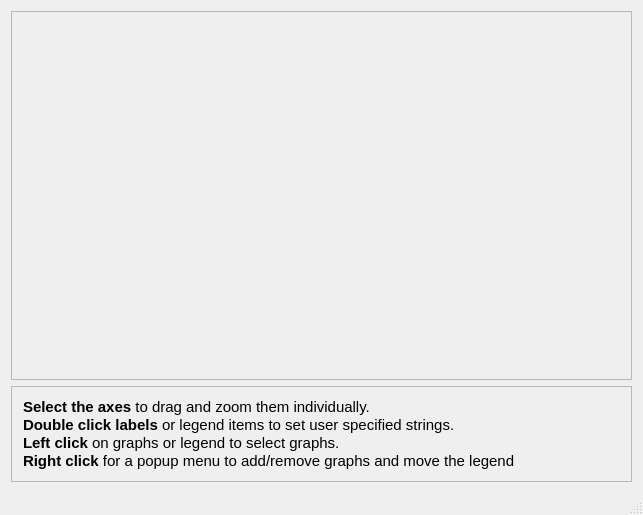
<?xml version="1.0" encoding="UTF-8"?>
<ui version="4.0">
 <class>xesWindow</class>
 <widget class="QMainWindow" name="xesWindow">
  <property name="geometry">
   <rect>
    <x>0</x>
    <y>0</y>
    <width>643</width>
    <height>515</height>
   </rect>
  </property>
  <property name="windowTitle">
   <string>QCustomPlot Interaction Example</string>
  </property>
  <widget class="QWidget" name="centralWidget">
   <layout class="QVBoxLayout" name="verticalLayout">
    <item>
     <widget class="QFrame" name="frame_2">
      <property name="frameShape">
       <enum>QFrame::StyledPanel</enum>
      </property>
      <property name="frameShadow">
       <enum>QFrame::Sunken</enum>
      </property>
      <property name="lineWidth">
       <number>1</number>
      </property>
      <property name="midLineWidth">
       <number>0</number>
      </property>
      <layout class="QVBoxLayout" name="verticalLayout_3">
       <property name="spacing">
        <number>0</number>
       </property>
       <property name="leftMargin">
        <number>0</number>
       </property>
       <property name="topMargin">
        <number>0</number>
       </property>
       <property name="rightMargin">
        <number>0</number>
       </property>
       <property name="bottomMargin">
        <number>0</number>
       </property>
       <item>
        <widget class="QCustomPlot" name="customPlot" native="true">
         <property name="sizePolicy">
          <sizepolicy hsizetype="Preferred" vsizetype="MinimumExpanding">
           <horstretch>0</horstretch>
           <verstretch>0</verstretch>
          </sizepolicy>
         </property>
        </widget>
       </item>
      </layout>
     </widget>
    </item>
    <item>
     <widget class="QFrame" name="frame">
      <property name="frameShape">
       <enum>QFrame::StyledPanel</enum>
      </property>
      <property name="frameShadow">
       <enum>QFrame::Raised</enum>
      </property>
      <layout class="QVBoxLayout" name="verticalLayout_2">
       <item>
        <widget class="QLabel" name="label">
         <property name="text">
          <string>&lt;!DOCTYPE HTML PUBLIC &quot;-//W3C//DTD HTML 4.0//EN&quot; &quot;http://www.w3.org/TR/REC-html40/strict.dtd&quot;&gt;
&lt;html&gt;&lt;head&gt;&lt;meta name=&quot;qrichtext&quot; content=&quot;1&quot; /&gt;&lt;style type=&quot;text/css&quot;&gt;
p, li { white-space: pre-wrap; }
&lt;/style&gt;&lt;/head&gt;&lt;body style=&quot; font-family:'Ubuntu'; font-size:11pt; font-weight:400; font-style:normal;&quot;&gt;
&lt;p style=&quot; margin-top:0px; margin-bottom:0px; margin-left:0px; margin-right:0px; -qt-block-indent:0; text-indent:0px;&quot;&gt;&lt;span style=&quot; font-weight:600;&quot;&gt;Select the axes&lt;/span&gt; to drag and zoom them individually.&lt;/p&gt;
&lt;p style=&quot; margin-top:0px; margin-bottom:0px; margin-left:0px; margin-right:0px; -qt-block-indent:0; text-indent:0px;&quot;&gt;&lt;span style=&quot; font-weight:600;&quot;&gt;Double click labels&lt;/span&gt; or legend items to set user specified strings.&lt;/p&gt;
&lt;p style=&quot; margin-top:0px; margin-bottom:0px; margin-left:0px; margin-right:0px; -qt-block-indent:0; text-indent:0px;&quot;&gt;&lt;span style=&quot; font-weight:600;&quot;&gt;Left click&lt;/span&gt; on graphs or legend to select graphs.&lt;/p&gt;
&lt;p style=&quot; margin-top:0px; margin-bottom:0px; margin-left:0px; margin-right:0px; -qt-block-indent:0; text-indent:0px;&quot;&gt;&lt;span style=&quot; font-weight:600;&quot;&gt;Right click&lt;/span&gt; for a popup menu to add/remove graphs and move the legend&lt;/p&gt;&lt;/body&gt;&lt;/html&gt;</string>
         </property>
        </widget>
       </item>
      </layout>
     </widget>
    </item>
   </layout>
  </widget>
  <widget class="QMenuBar" name="menuBar">
   <property name="geometry">
    <rect>
     <x>0</x>
     <y>0</y>
     <width>643</width>
     <height>26</height>
    </rect>
   </property>
  </widget>
  <widget class="QStatusBar" name="statusBar"/>
 </widget>
 <layoutdefault spacing="6" margin="11"/>
 <customwidgets>
  <customwidget>
   <class>QCustomPlot</class>
   <extends>QWidget</extends>
   <header>../../qcustomplot.h</header>
   <container>1</container>
  </customwidget>
 </customwidgets>
 <resources/>
 <connections/>
</ui>
